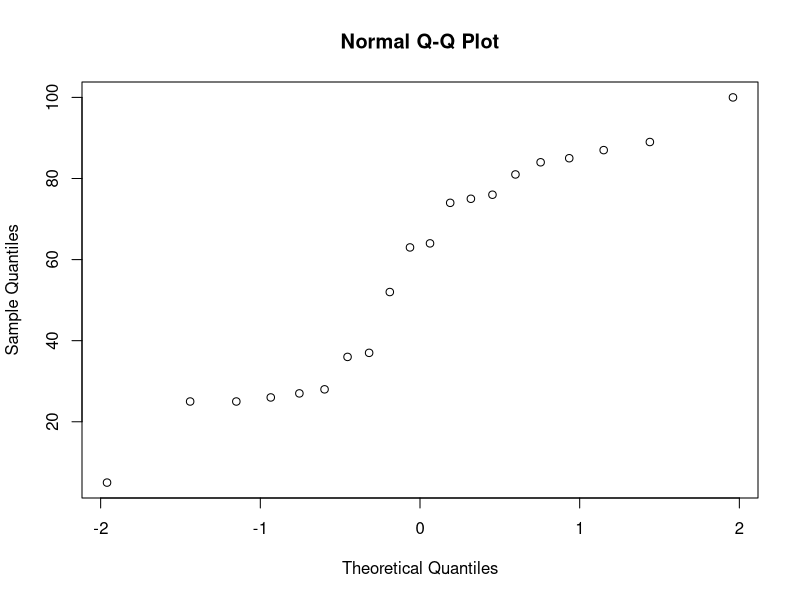

Source code (R): (Note: this script raises an error after producing the figure.)
set.seed(5)

library(ggplot2)
library(data.table)

# Draw 100 values from a standarized normally distributed variable with mean = 0, sd = 1
x <- rnorm(100, 0,1)

# Draw a random sample of values between 1:100
y <- sample(1:100, 20, replace = TRUE)

# Construct a quantile-quantile plot for random variable y
qqnorm(y)

# Calculate the z-value for the quantiels of random variable y
quantiles.y <- quantile(df$y, probs = seq(0.05, 1, 0.05))
quantiles.y <- quantile(y, probs = seq(0, 1, 0.2))

# Draw z-values from a standardized normal distribution from 0.2 to 1.0 in 0.2 increments 
x <- qnorm(seq(0.2, 1, 0.2), mean = 0, sd = 1, lower.tail = TRUE, log.p = FALSE)

# What I want to do:
# 1. Draw a density plot with shaded quantiles and overlap with the density plot for a normally distributed random variable with the same shaded quantiles
# 2. Move both these density plots to the corresponding axes on the quantile quantile plot and in an ideal world, draw the points as the intersection between

# Everything below was copy&pasted into R from Stackoverflow answers that I have saved.

# Draw a density function for random variable y
# This does not work
dens <- density(y)
df <- data.frame(y, dens)
qplot(x,y,data=dd,geom="line")+
  geom_ribbon(data=subset(dd,x>q75 & x<q95),aes(ymax=y),ymin=0,  fill="red",colour=NA,alpha=0.5)

dd <- with(dens,data.frame(x,y))
ggplot(df, aes(x=x)) + geom_density() + geom_ribbon(aes(min=0, ymax=dens, fill=quant)) + scale_x_continuous(breaks=quantiles.x) + scale_fill_brewer(guide="none")
ggplot(df, aes(x=y)) + geom_density()

# This works
set.seed(1)
draws <- rnorm(100)^2
dens <- density(draws)
plot(dens)

dt <- data.table(x=c(1:200),y=rnorm(200))
dens <- density(dt$y)
df <- data.frame(x=dens$x, y=dens$y)
probs <- c(0.1, 0.25, 0.5, 0.75, 0.9)
quantiles <- quantile(dt$y, prob=probs)
df$quant <- factor(findInterval(df$x,quantiles))
df$quant <- factor(findInterval(df$x,quantiles.x))
ggplot(df, aes(x,y)) + geom_line() + geom_ribbon(aes(ymin=0, ymax=y, fill=quant)) + scale_x_continuous(breaks=quantiles.x) + scale_fill_brewer(guide="none")


